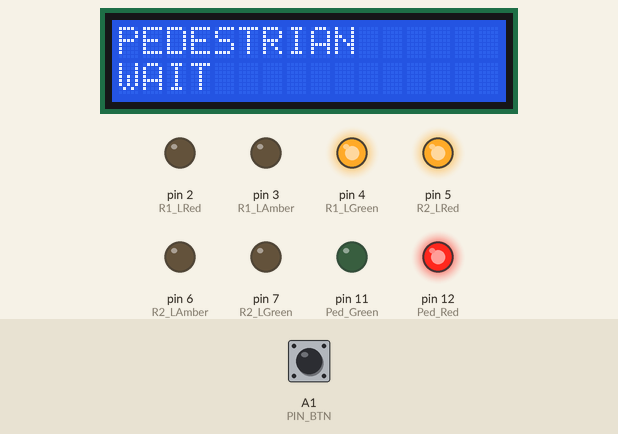
Bench run of a sketch on a simulated Arduino Uno, built with avr-gcc and run on an emulated ATmega328P. On the bench: 16×2 character LCD, output pins drawn as LEDs (lit = HIGH). Inputs (shaded band) come from the test bench; at power-on: A1 (PIN_BTN) HIGH.

Above: at 1.2 s.
1.3 s: A1 (PIN_BTN) pulled LOW for 0.15 s
At 8.9 s:
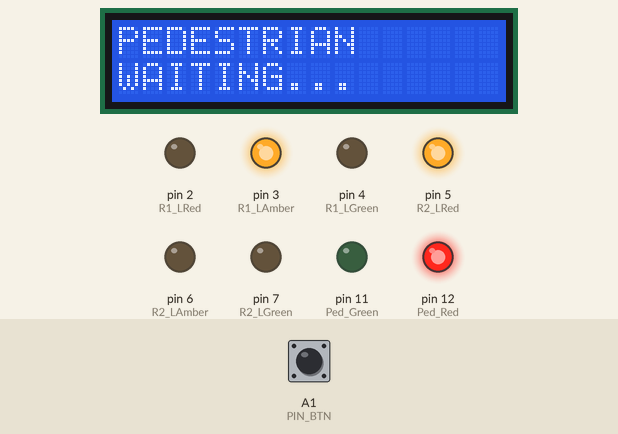
At 20.4 s:
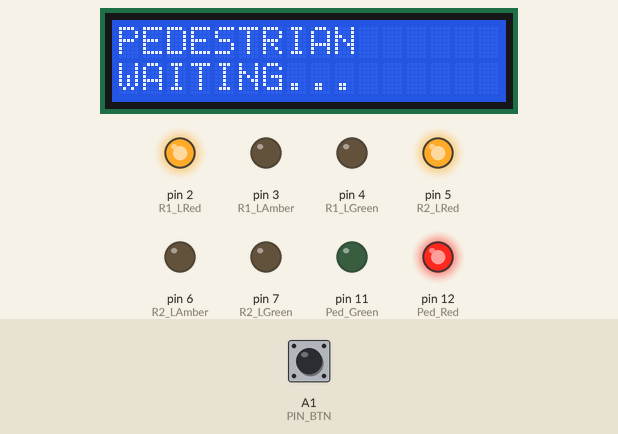
23.4 s: A1 (PIN_BTN) pulled LOW for 1 s
At 34.5 s:
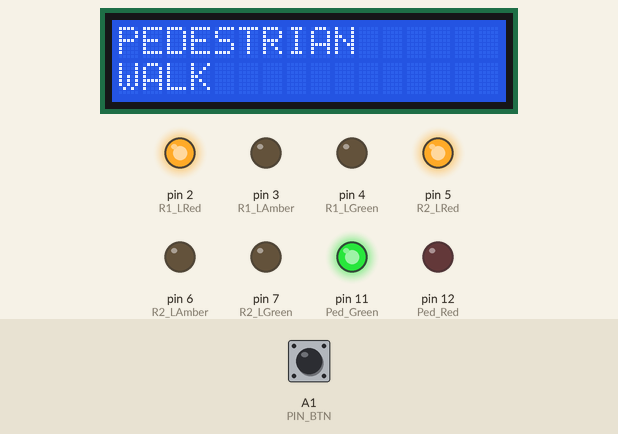
Timing chart, 0 to 71.6 s (numbered marks = the images above; inputs shaded):
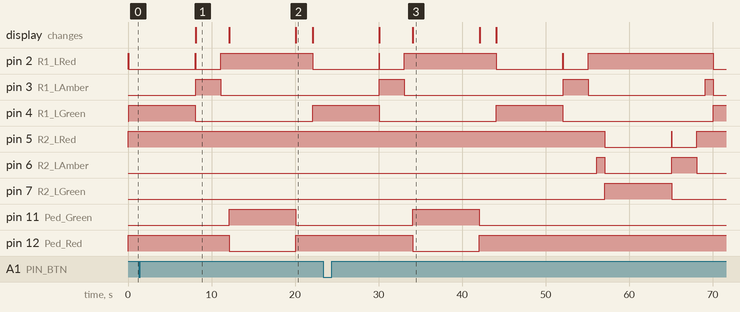

Measured:
- after the input at 1.3 s, pin 5 (R2_LRed): stays HIGH (without the input it goes to LOW after 11.8 s); pin 6 (R2_LAmber): stays LOW (without the input it goes to HIGH after 10.8 s)
- after the input at 23.4 s, pin 11 (Ped_Green): LOW → HIGH after 10.7 s, → LOW 8.0 s later; pin 12 (Ped_Red): HIGH → LOW after 10.7 s, → HIGH 8.0 s later; the display: first changes after 6.7 s (image 3 shows a later state)
- what the display in image 1 shows lasts 4.0 s, from 8.1 s to 12.1 s
- what the display in image 2 shows lasts 2.0 s, from 20.1 s to 22.1 s

The sketch:

Mechatronics_Road.ino
```cpp
//Pin Definitions
#include <Wire.h>
#include <LiquidCrystal_I2C.h>
LiquidCrystal_I2C lcd(0x27, 16, 2);
//Road 1 LED's
const int R1_LRed = 2;
const int R1_LAmber = 3;
const int R1_LGreen = 4;
//Road 2 LED's
const int R2_LRed = 5;
const int R2_LAmber = 6;
const int R2_LGreen = 7;
//Pedestrian Crossing LED's
const int Ped_Green = 11;
const int Ped_Red= 12;
//inputs
const int PIN_BTN= A1;

//Requests
bool PedestrianRequest= false;

//Machine
enum State {
R1_Green, R1_Amber, R1_Red,
R2_Green, R2_Amber, R2_Red,
R1_RedAmber,
R2_RedAmber,
Pedestrian_Walk, Pedestrian_Clear
};

State state = R1_Green;
unsigned long t0 = 0;

//Time
const unsigned long T_Green_1 = 8000;
const unsigned long T_Green_3 = 5000;
const unsigned long T_Amber = 3000;
const unsigned long T_Red = 1000;
const unsigned long T_Red_Amber = 1000;
const unsigned long T_Pedestrian_Walk = 8000;
const unsigned long T_Pedestrian_Clear= 2000;

//Function

void setupIO();
void readInputs();
void AllRed();
void SetA(int r, int a, int g);
void SetB(int r, int a, int g);
void Set_Pedestrian(bool walkOn);
void enter(State s);
bool elapsed(unsigned long ms);

void setup() {
setupIO();
lcd.init();
lcd.backlight();
lcd.clear();
lcd.setCursor(0,0);
lcd.print("PEDESTRIAN");
lcd.setCursor(0,1);
lcd.print("WAIT");

enter(R1_Green);
}

void loop() {
readInputs();
switch (state) {

  case R1_Green:
  if (elapsed(T_Green_1)) enter(R1_Amber);
  break;

  case R1_Amber:
  if (elapsed(T_Amber)) enter(R1_Red);
  break;

  case R1_Red:
  if (elapsed(T_Red)){
    if (PedestrianRequest) enter(Pedestrian_Walk);
    else enter(R2_RedAmber);
  }
  break;

  case R2_Green:
  if (elapsed(T_Green_1)) enter(R2_Amber);
  break;

  case R2_Amber:
  if (elapsed(T_Amber)) enter(R2_Red);
  break;

  case R2_Red:
   if (elapsed(T_Red)){
    if (PedestrianRequest) enter(Pedestrian_Walk);
    else enter(R1_RedAmber);
   }
  break;

case R1_RedAmber:
if (elapsed(T_Red_Amber))enter(R1_Green);
break;

case R2_RedAmber:
if (elapsed(T_Red_Amber))enter(R2_Green);
break;


 case Pedestrian_Walk:
 if(elapsed(T_Pedestrian_Walk)) enter(Pedestrian_Clear);
 break;

 case Pedestrian_Clear:
 if (elapsed(T_Pedestrian_Clear)) {
  PedestrianRequest = false;
  enter(R1_Green);
 }
break;
}
}

//Hardware
void setupIO() {
  pinMode(R1_LRed, OUTPUT); pinMode(R1_LAmber, OUTPUT); pinMode(R1_LGreen, OUTPUT);
  pinMode(R2_LRed, OUTPUT); pinMode(R2_LAmber, OUTPUT); pinMode(R2_LGreen, OUTPUT);
  pinMode(Ped_Green, OUTPUT); pinMode(Ped_Red, OUTPUT);
  pinMode(PIN_BTN, INPUT_PULLUP);

  AllRed();
  Set_Pedestrian(false);
}

//Inputs
void readInputs() {
  static int lastStable = HIGH;
  static int lastReading = HIGH;
  static unsigned long lastChanged = 0;

  int reading = digitalRead(PIN_BTN);

  if (reading != lastReading) {
    lastChanged = millis();
    lastReading = reading;
  }

  if(millis() - lastChanged > 30) {
    if(reading != lastStable){
      lastStable = reading;
      if (lastStable == LOW) {
        PedestrianRequest = true;
      }
    }
  }
}

//State Control
void enter(State s){
  state = s;
  t0 = millis();
  AllRed();
  Set_Pedestrian(false);
  updateLCDForState(state);

  switch (state) {

    case R1_Green: SetA(0,0,1); break;
    case R1_Amber: SetA(0,1,0); break;
    case R1_Red: SetA(1,0,0); break;

    case R2_Green: SetB(0,0,1); break;
    case R2_Amber: SetB(0,1,0); break;
    case R2_Red: SetB(1,0,0); break;

    case Pedestrian_Walk:
    Set_Pedestrian(true);
     break;
    default: break;

    case R1_RedAmber: SetA(1,1,0); break;
    case R2_RedAmber: SetB(1,1,0); break;
  }
}

void updateLCDForState(State s){
  lcd.clear();
lcd.setCursor(0,0);
lcd.print("PEDESTRIAN");

lcd.setCursor(0,1);

if (s== Pedestrian_Walk){
  lcd.print("WALK");
} else if (PedestrianRequest) {
  lcd.print("WAITING...");
} else{
  lcd.print("WAIT");
}
}

bool elapsed(unsigned long ms) {
  return millis() - t0 >= ms;
}

//Ouputs
void AllRed() {
  digitalWrite(R1_LRed, HIGH); digitalWrite(R1_LAmber, LOW); digitalWrite(R1_LGreen, LOW);
  digitalWrite(R2_LRed, HIGH); digitalWrite(R2_LAmber, LOW); digitalWrite(R2_LGreen, LOW);
}

void SetA (int r, int a, int g) {
  digitalWrite(R1_LRed, r ? HIGH : LOW);
  digitalWrite(R1_LAmber, a ? HIGH : LOW);
  digitalWrite(R1_LGreen, g ? HIGH : LOW);
}

void SetB (int r, int a, int g) {
  digitalWrite(R2_LRed, r ? HIGH : LOW);
  digitalWrite(R2_LAmber, a ? HIGH : LOW);
  digitalWrite(R2_LGreen, g ? HIGH : LOW);
}

void Set_Pedestrian(bool walkOn) {
  digitalWrite(Ped_Green, walkOn ? HIGH : LOW);
  digitalWrite(Ped_Red, walkOn ? LOW : HIGH);
}
```
